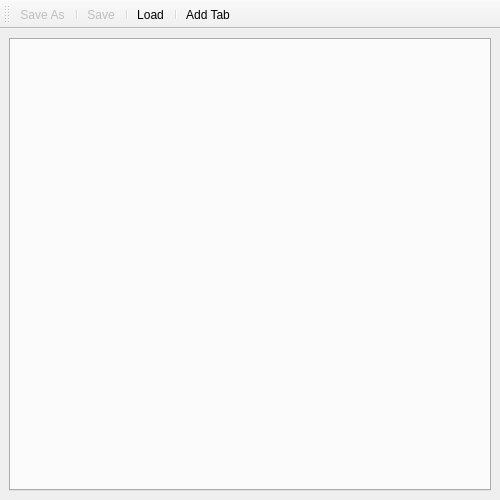
<?xml version="1.0" encoding="UTF-8"?>
<ui version="4.0">
 <class>MainWindow</class>
 <widget class="QMainWindow" name="MainWindow">
  <property name="geometry">
   <rect>
    <x>0</x>
    <y>0</y>
    <width>500</width>
    <height>500</height>
   </rect>
  </property>
  <property name="windowTitle">
   <string>notess</string>
  </property>
  <widget class="QWidget" name="centralwidget">
   <layout class="QVBoxLayout" name="verticalLayout">
    <item>
     <widget class="QTabWidget" name="tabWidget">
      <property name="tabShape">
       <enum>QTabWidget::Triangular</enum>
      </property>
      <property name="currentIndex">
       <number>-1</number>
      </property>
      <property name="tabsClosable">
       <bool>true</bool>
      </property>
     </widget>
    </item>
   </layout>
  </widget>
  <widget class="QToolBar" name="toolBar">
   <property name="windowTitle">
    <string>toolBar</string>
   </property>
   <attribute name="toolBarArea">
    <enum>TopToolBarArea</enum>
   </attribute>
   <attribute name="toolBarBreak">
    <bool>false</bool>
   </attribute>
   <addaction name="actionSave_As"/>
   <addaction name="separator"/>
   <addaction name="actionSave"/>
   <addaction name="separator"/>
   <addaction name="actionLoad"/>
   <addaction name="separator"/>
   <addaction name="actionAdd_Tab"/>
  </widget>
  <action name="actionSave">
   <property name="enabled">
    <bool>false</bool>
   </property>
   <property name="text">
    <string>Save</string>
   </property>
   <property name="visible">
    <bool>true</bool>
   </property>
  </action>
  <action name="actionAdd_Tab">
   <property name="text">
    <string>Add Tab</string>
   </property>
  </action>
  <action name="actionLoad">
   <property name="text">
    <string>Load</string>
   </property>
  </action>
  <action name="actionSave_As">
   <property name="enabled">
    <bool>false</bool>
   </property>
   <property name="text">
    <string>Save As</string>
   </property>
  </action>
 </widget>
 <resources/>
 <connections/>
</ui>
